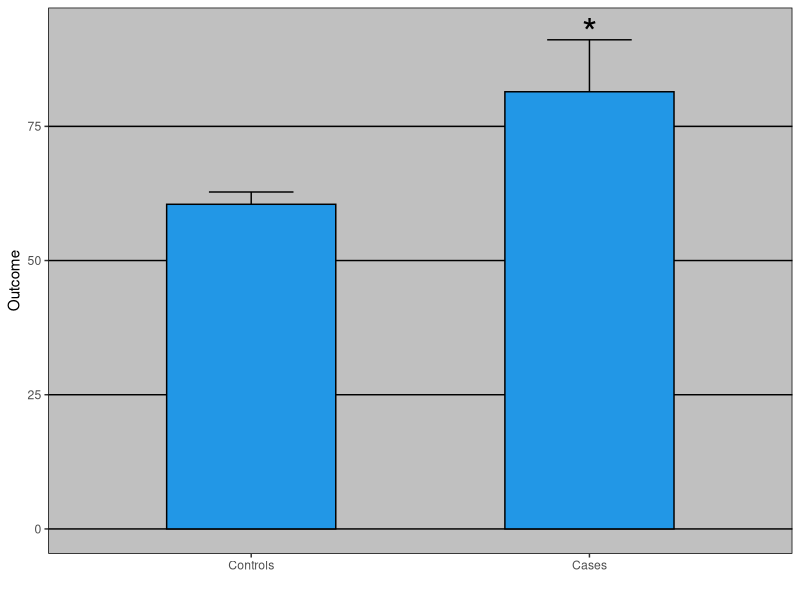
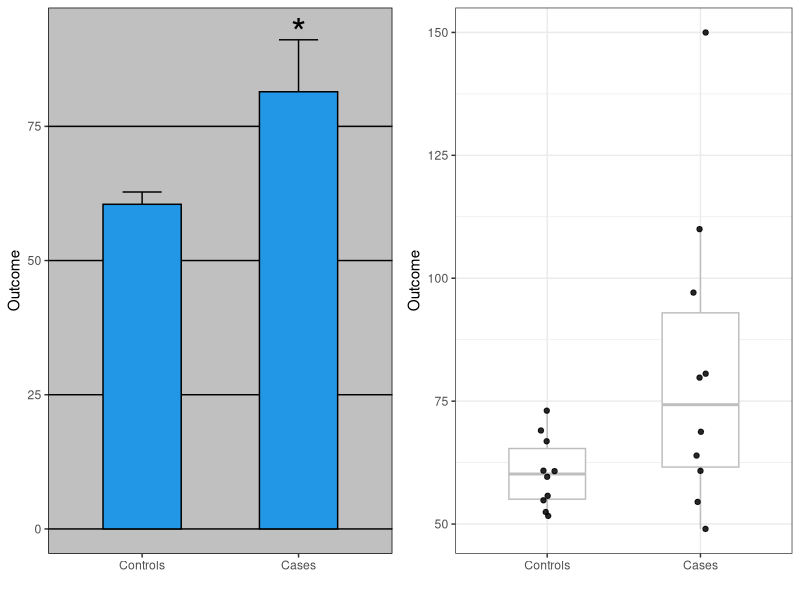
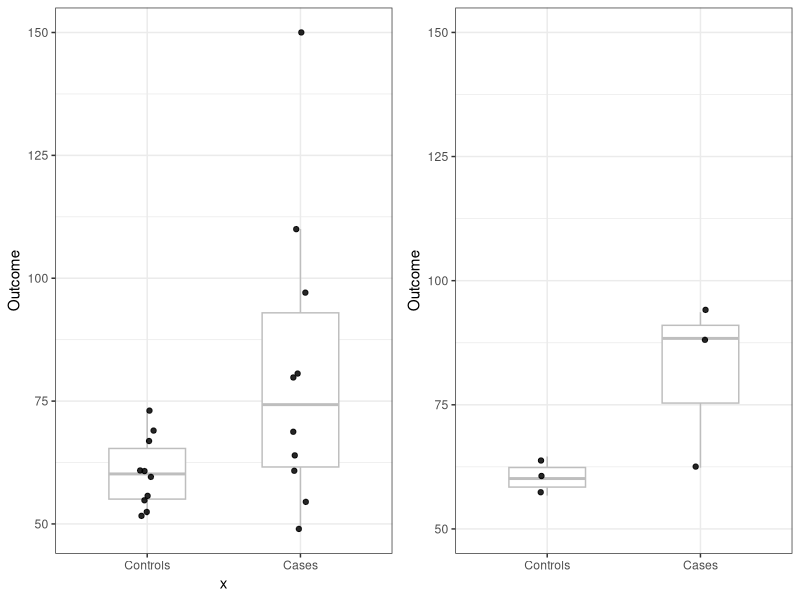
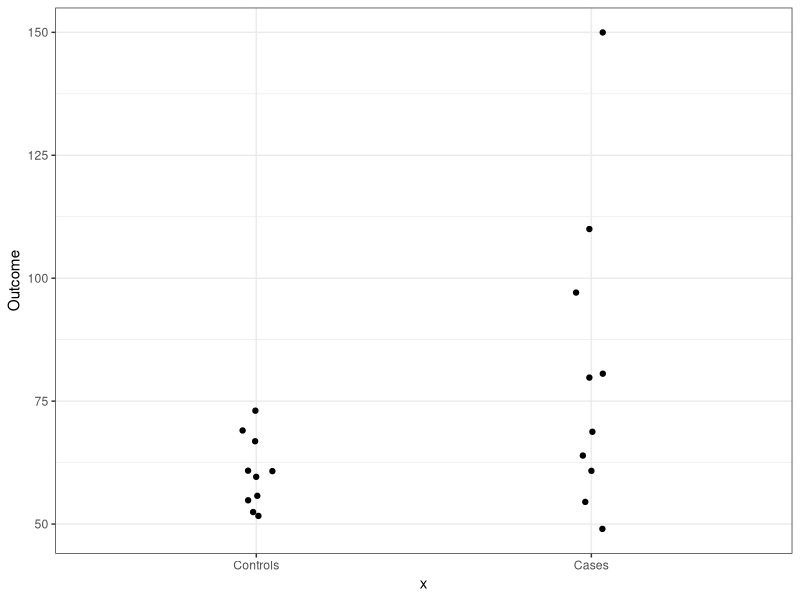
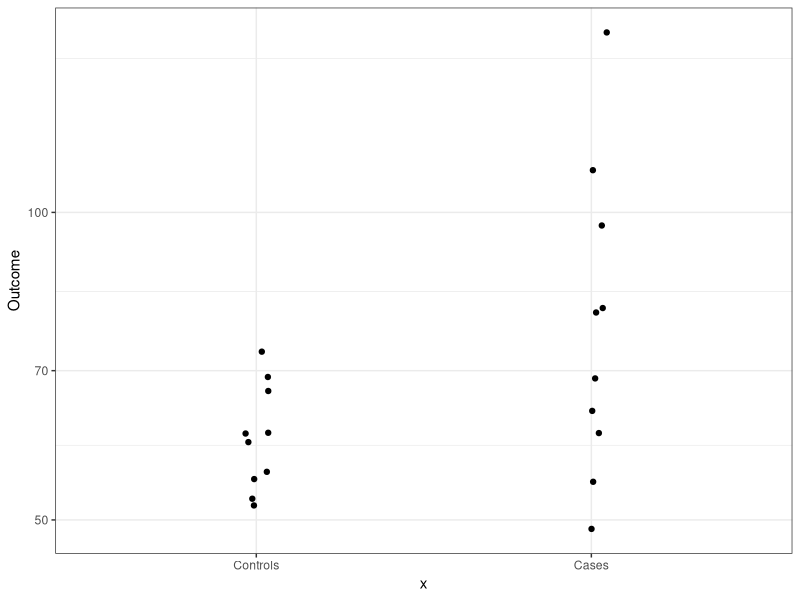
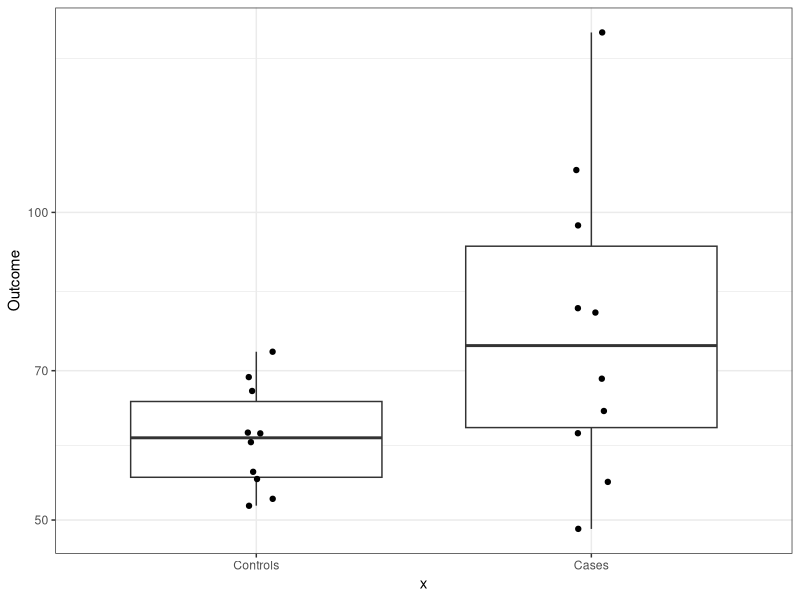
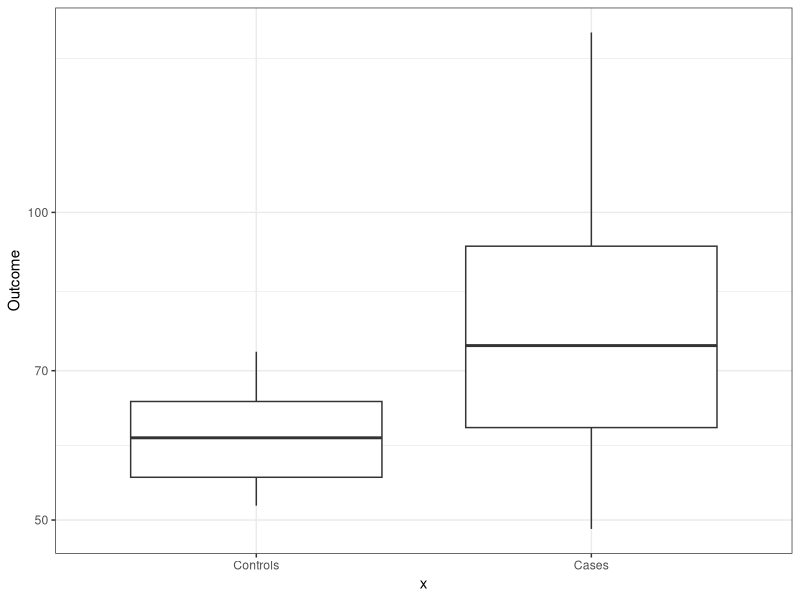
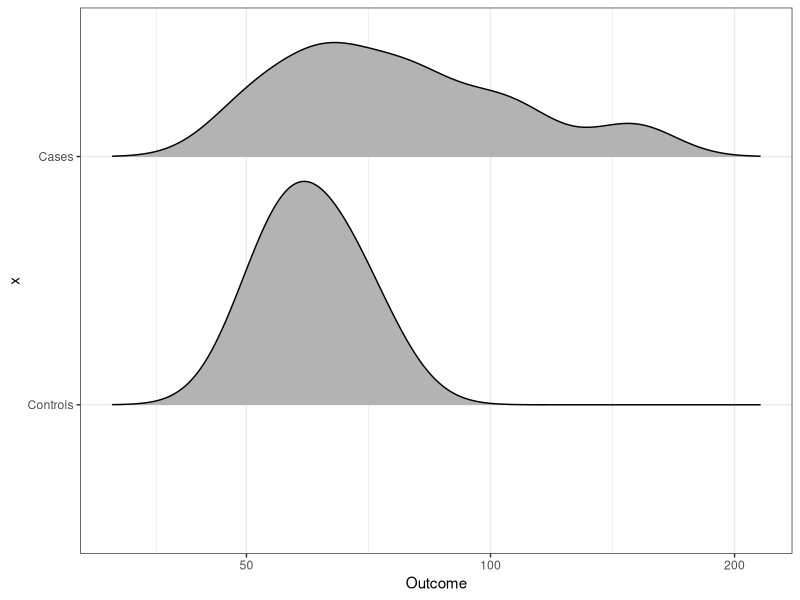

The R source for these figures, in order:
## ---- chunk 1
set.seed(0)
n <- 10
cases <- rnorm(n, log2(64), 0.25)
controls <- rnorm(n, log2(64), 0.25)
cases <- 2^(cases)
controls <- 2^(controls)
cases[1:2] <- c(110, 150) #introduce outliers
dat <- data.frame(x = factor(rep(c("Controls", "Cases"), each = n), 
                             levels = c("Controls", "Cases")),
                             Outcome = c(controls, cases))

library(dplyr)
library(ggthemes)
library(ggplot2)
p1 <- dat %>% group_by(x) %>% summarize(average = mean(Outcome), se=sd(Outcome)/sqrt(n())) %>%
  ggplot(aes(x, average)) + theme_excel() +
  geom_errorbar(aes(ymin = average - se, ymax = average+se), width = 0.25)+
  geom_bar(stat = "identity", width=0.5, fill=4, col = 1) +
  annotate(geom="text", x="Cases", y=92.5, label = "*", cex = 10)+
  xlab("") + ylab("Outcome")
p1
## ---- chunk 2
options(digits = 2)
dat %>% group_by(x) %>% summarize(average = mean(Outcome),  se=sd(Outcome)/sqrt(n())) %>% as.data.frame()
## ---- chunk 3
dslabs::ds_theme_set()
p2 <- ggplot(dat, aes(x, Outcome)) + 
        geom_boxplot(color = "grey", width = 0.5, outlier.shape = NA) +
        geom_jitter(width = 0.05, alpha = 0.85) +
  scale_y_continuous(breaks = seq(50, 150, 25)) + xlab("")
library(gridExtra)
grid.arrange(p1, p2, ncol = 2)
## ---- chunk 4
res <- dat %>% group_by(x) %>% summarize(average = mean(Outcome),  sd=sd(Outcome))
set.seed(2)
n <- 3
x <- rnorm(n,0,1); x <- scale(x)*res$sd[1]*sqrt(n/10)+res$average[1]
y <- rnorm(n,0,1); y <- scale(y)*res$sd[2]*sqrt(n/10)+res$average[2]
p3 <- data.frame(x = factor(rep(c("Controls", "Cases"), 
                                each = n),
                            levels = c("Controls", "Cases")), 
                            Outcome = c(x,y)) %>% 
        ggplot(aes(x, Outcome)) + 
        geom_boxplot(color = "grey", width = 0.5, outlier.shape = NA) +
        geom_jitter(width = 0.05, alpha = 0.85) +
  scale_y_continuous(limits =c(50,150), breaks = seq(50, 150, 25)) + xlab("")
 p2 <- ggplot(dat, aes(x, Outcome)) + 
        geom_boxplot(color = "grey", width = 0.5, outlier.shape = NA) +
        geom_jitter(width = 0.05, alpha = 0.85) +
  scale_y_continuous(breaks = seq(50, 150, 25)) 
grid.arrange(p2, p3, ncol = 2)
## ---- chunk 5
library(tidyverse)
set.seed(0)
n <- 10
cases <- rnorm(n, log2(64), 0.25)
controls <- rnorm(n, log2(64), 0.25)
cases <- 2^(cases)
controls <- 2^(controls)
cases[1:2] <- c(110, 150) #introduce outliers
dat <- data.frame(x = factor(rep(c("Controls", "Cases"), each = n), 
                             levels = c("Controls", "Cases")),
                             Outcome = c(controls, cases))
## ---- chunk 6
dat %>% ggplot(aes(x, Outcome)) + 
        geom_jitter(width = 0.05)
## ---- chunk 7
dat %>% ggplot(aes(x, Outcome)) + 
        geom_jitter(width = 0.05) + 
        scale_y_log10()
## ---- chunk 8
dat %>% ggplot(aes(x, Outcome)) + 
        geom_boxplot() +
        geom_jitter(width = 0.05) + 
        scale_y_log10()
## ---- chunk 9
dat %>% ggplot(aes(x, Outcome)) + 
        geom_boxplot() +
        scale_y_log10()
## ---- chunk 10
library(ggridges)
dat %>% ggplot(aes(Outcome, x)) + 
        scale_x_log10() +
        geom_density_ridges(scale = 0.9) 
## ---- chunk 11
library(ggridges)
dat %>% ggplot(aes(Outcome, x)) + 
        scale_x_log10() +
        geom_density_ridges(scale = 0.9,
                            jittered_points = TRUE, 
                            position = position_points_jitter(width = 0.05,
                                                              height = 0),
                            point_shape = '|', point_size = 3, 
                            point_alpha = 1, alpha = 0.7) 
